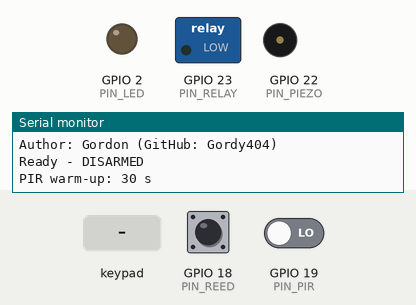
Simulated run of this sketch. Board: ESP32. Shown: switched loads named in the sketch (green lamp = pin HIGH), output pins drawn as LEDs (lit = HIGH), buzzer (waves = sounding), the last lines printed to the serial monitor. The inputs (shaded band) are chosen by the test bench; at power-on: GPIO 18 (PIN_REED) HIGH, GPIO 19 (PIN_PIR) LOW.

Above: at 1.2 s.
1.3 s: keypad keys 9 7 1 3 * # pressed 0.4 s apart
At 3.7 s:
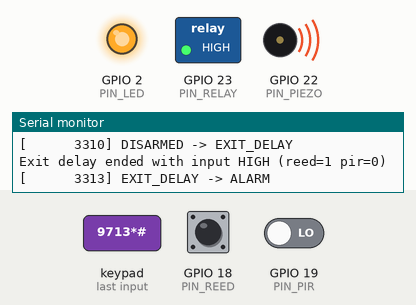
5.2 s: keypad keys 9 7 1 3 * pressed 0.4 s apart
At 7.9 s:
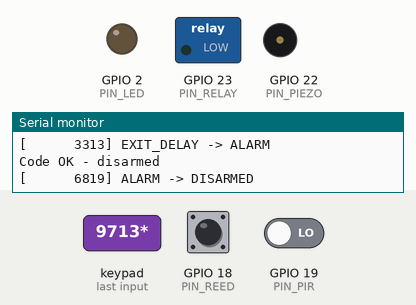
8.7 s: key '#' pressed
At 9.1 s:
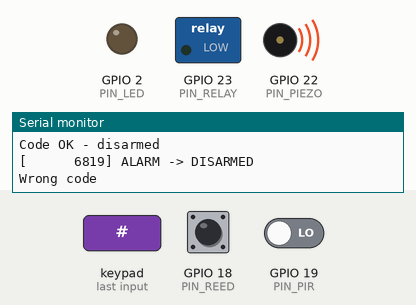
Timing chart, 0 to 11.7 s (numbered marks = the images above; inputs shaded):
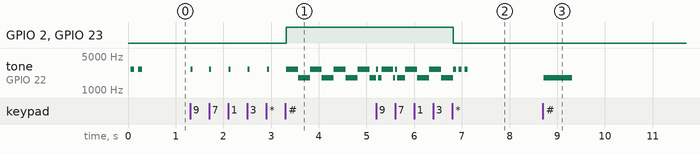

Measured:
- after the input at 1.3 s, GPIO 2 (PIN_LED), GPIO 23 (PIN_RELAY): LOW → HIGH after 2.0 s; tone on GPIO 22 (PIN_PIEZO): plays 2700 Hz for 0.04 s, 2700 Hz for 0.04 s, 2700 Hz for 0.04 s, 2700 Hz for 0.04 s, 2700 Hz for 0.04 s, 2700 Hz for 0.25 s … (13 notes in this stretch), starting at once
- after the input at 5.2 s, GPIO 2 (PIN_LED), GPIO 23 (PIN_RELAY): HIGH → LOW after 1.6 s
- after the input at 8.7 s, tone on GPIO 22 (PIN_PIEZO): silent → 1800 Hz at once, → silent 0.60 s later
- by itself, tone on GPIO 22 (PIN_PIEZO): alternates 2700 Hz for 0.08 s and silent for 0.08 s, 4 changes in all, then stays silent

The sketch:

burglar_alarm.ino
```cpp
/*
  ==========================================================================
  ESP32 DevKit V1 Burglar Alarm
  ==========================================================================
  Author  : Gordon (GitHub: Gordy404)
  Repo    : https://github.com/Gordy404/ESP32_alarm
  Version : 1.0.0
  Date    : 2026-11-13 00:57 GMT (UK)

  Change log
    1.0.0  2026-11-13 00:57 GMT  First release: state machine, keypad code
                                 entry, exit/entry delays, 10 min relay alarm.
  ==========================================================================
  Board  : "DOIT ESP32 DEVKIT V1" (or "ESP32 Dev Module") in Arduino IDE
  Library: "Keypad" by Mark Stanley / Alexander Brevig (Library Manager)
  Core   : esp32 by Espressif, 2.0.x or 3.x (uses tone()/noTone())

  --------------------------------------------------------------------------
  OPERATION
  --------------------------------------------------------------------------
  DISARMED    : Enter the code then '#'  ->  EXIT_DELAY.   ("9713*" then "#")
  EXIT_DELAY  : Piezo beeps for 20 s (faster in the last 5 s). Entering the
                code cancels arming. At the end BOTH inputs must be LOW
                (door shut, no motion), otherwise -> ALARM, else -> ARMED.
  ARMED       : Reed opens  -> ENTRY_DELAY (30 s, configurable).
                PIR active  -> ALARM immediately (configurable).
                Entering the code -> DISARMED.
  ENTRY_DELAY : Piezo beeps fast. Enter the code before it ends or -> ALARM.
  ALARM       : Relay HIGH (external sounder on) for 10 minutes.
                Entering the code silences it -> DISARMED.
                After 10 minutes the relay drops and the system re-arms
                (configurable). Any sensor still active at that moment is
                ignored until it goes LOW again, so an open door can't
                re-trigger the siren forever.

  Code entry: the code ends in '*', so '*' can't be used as "clear".
  When disarmed, '#' is the "enter/arm" key. When armed, the code is matched
  as soon as the last digit is typed (no '#' needed); '#' clears the buffer.
  The key buffer also clears after 10 s with no key presses.

  --------------------------------------------------------------------------
  PIN MAP (all chosen to avoid strapping pins 0/2/5/12/15 for inputs,
  flash pins 6-11, and input-only pins 34-39 that have no internal pull-up)
  --------------------------------------------------------------------------
    Keypad ROW1..ROW4 : GPIO 32, 33, 25, 26   (Keypad lib enables pull-ups)
    Keypad COL1..COL3 : GPIO 27, 14, 13
    Reed switch       : GPIO 18  (INPUT_PULLUP, closed = LOW = secure)
    PIR output        : GPIO 19  (active HIGH)
    Relay driver      : GPIO 23  -> NPN base resistor
    Piezo             : GPIO 22
    Status LED        : GPIO 2   (on-board blue LED; output only, safe)

  --------------------------------------------------------------------------
  WIRING NOTES
  --------------------------------------------------------------------------
  Keypad (typical 7-pin 3x4 membrane, pins left to right as printed):
    Many are COL2, ROW1, COL1, ROW4, COL3, ROW3, ROW2 -- others are
    R1 R2 R3 R4 C1 C2 C3. Check with a multimeter (press a key, find which
    two pins short) and adjust ROW_PINS / COL_PINS below.

  Relay via NPN (2N2222 / BC337 / BC547):
    GPIO23 --[1 kΩ]--+-- Base
                     |
                  [10 kΩ] to GND  (holds the transistor OFF while the
                                   ESP32 boots and the pin floats)
    Emitter -> GND
    Collector -> relay coil (-)
    Relay coil (+) -> 5 V (VIN pin when USB powered, or a separate 5 V)
    Flyback diode (1N4148 / 1N4007) ACROSS THE COIL: cathode (band) to +5 V,
    anode to collector. Without it the coil's back-EMF kills the transistor.
    1 kΩ gives ~2.6 mA base current -> fine for a 5 V coil up to ~150 mA.
    Use a 5 V relay MODULE instead? Most already have the transistor+diode;
    check whether it is active-HIGH or active-LOW and set RELAY_ON_LEVEL.
    Keep all grounds common.

  Reed switch (normally closed when the magnet is next to it):
    GPIO18 -> reed -> GND. Internal pull-up is ~45 kΩ, which is weak for a
    long cable run: add an external 10 kΩ pull-up to 3.3 V and a 100 nF cap
    to GND at the ESP32 end. Fail-safe: a cut wire reads HIGH = "open" and
    will trigger the alarm.

  PIR (HC-SR501 or AM312):
    The ESP32 GPIO is NOT 5 V tolerant -- the PIR output must be 3.3 V.
    AM312: runs natively at 3.3 V, power from the 3V3 pin.
    HC-SR501: its output is already 3.3 V (on-board regulator), so you can
      power it from 5 V/VIN safely; or run it at 3.3 V by feeding the "H"
      jumper pin / regulator output (bypassing the regulator).
    HC-SR501 settings: jumper on "H" (repeat trigger), time pot fully
    anticlockwise (~3 s hold) so it has reset before the exit delay ends.
    PIRs need ~30-60 s to settle after power-up; see PIR_WARMUP_MS.

  Piezo:
    Passive piezo: GPIO22 --[100 Ω]-- piezo -- GND (PIEZO_IS_PASSIVE = true).
    Active buzzer (has its own oscillator): set PIEZO_IS_PASSIVE = false.
    For more volume, drive it through a second NPN like the relay.
  ==========================================================================
*/

#include <Arduino.h>
#include <Keypad.h>
#include <string.h>

// ==========================================================================
// FIRMWARE INFO -- bump FW_VERSION and FW_DATE on every change
// ==========================================================================
const char FW_AUTHOR[]  = "Gordon (GitHub: Gordy404)";
const char FW_VERSION[] = "1.0.0";
const char FW_DATE[]    = "2026-11-13 00:57 GMT";

// ==========================================================================
// USER SETTINGS -- change these
// ==========================================================================
const char ALARM_CODE[] = "9713*";           // up to 16 chars, may include * (not #)

const uint32_t EXIT_DELAY_MS      = 20UL * 1000;        // spec: 20 s
const uint32_t ENTRY_DELAY_MS     = 30UL * 1000;        // time to disarm after door opens
const uint32_t ALARM_DURATION_MS  = 10UL * 60 * 1000;   // spec: 10 minutes
const uint32_t KEY_BUFFER_TIMEOUT = 10UL * 1000;        // clear half-typed codes
const uint32_t PIR_WARMUP_MS      = 30UL * 1000;        // PIR ignored after power-up

const bool ENTRY_DELAY_ENABLED     = true;   // false: reed opening while ARMED = instant alarm
const bool PIR_TRIGGERS_WHEN_ARMED = true;   // false: PIR only checked at end of exit delay
const bool PIR_USES_ENTRY_DELAY    = false;  // true: PIR starts the entry delay instead of instant alarm
const bool CODE_SILENCES_ALARM     = true;   // false: siren runs the full 10 min regardless
const bool REARM_AFTER_ALARM       = true;   // false: go to DISARMED after the 10 min
const bool PIEZO_DURING_ALARM      = true;   // piezo warbles alongside the relay siren

const bool     PIEZO_IS_PASSIVE = true;      // false for an active (self-oscillating) buzzer
const uint16_t PIEZO_FREQ_HZ    = 2700;      // passive piezos are loudest near resonance
const uint16_t PIEZO_FREQ_LOW   = 1800;      // second tone for the alarm warble / error beep

const uint8_t RELAY_ON_LEVEL = HIGH;         // spec: relay HIGH = alarm sounder on

// ==========================================================================
// PINS
// ==========================================================================
const uint8_t PIN_REED  = 18;
const uint8_t PIN_PIR   = 19;
const uint8_t PIN_RELAY = 23;
const uint8_t PIN_PIEZO = 22;
const uint8_t PIN_LED   = 2;

const byte KP_ROWS = 4;
const byte KP_COLS = 3;
byte ROW_PINS[KP_ROWS] = {32, 33, 25, 26};
byte COL_PINS[KP_COLS] = {27, 14, 13};
char KEYMAP[KP_ROWS][KP_COLS] = {
  {'1', '2', '3'},
  {'4', '5', '6'},
  {'7', '8', '9'},
  {'*', '0', '#'}
};
Keypad keypad = Keypad(makeKeymap(KEYMAP), ROW_PINS, COL_PINS, KP_ROWS, KP_COLS);

// ==========================================================================
// DEBOUNCED INPUT
// ==========================================================================
struct DebouncedInput {
  uint8_t  pin;
  uint32_t debounceMs;
  bool     stable;
  bool     lastRaw;
  uint32_t lastChange;

  DebouncedInput(uint8_t p, uint32_t db) : pin(p), debounceMs(db), stable(false), lastRaw(false), lastChange(0) {}

  void begin(uint8_t mode) {
    pinMode(pin, mode);
    lastRaw = digitalRead(pin) == HIGH;
    stable = lastRaw;
    lastChange = millis();
  }
  void update(uint32_t now) {
    bool raw = digitalRead(pin) == HIGH;
    if (raw != lastRaw) {
      lastRaw = raw;
      lastChange = now;
    } else if (raw != stable && (now - lastChange) >= debounceMs) {
      stable = raw;
    }
  }
  bool high() const { return stable; }   // HIGH = door open / motion = "not secure"
};

DebouncedInput reed(PIN_REED, 50);
DebouncedInput pir(PIN_PIR, 100);

// ==========================================================================
// STATE MACHINE
// ==========================================================================
enum AlarmState : uint8_t { DISARMED, EXIT_DELAY, ARMED, ENTRY_DELAY, ALARM };
const char* const STATE_NAMES[] = {"DISARMED", "EXIT_DELAY", "ARMED", "ENTRY_DELAY", "ALARM"};

AlarmState state = DISARMED;
uint32_t   stateEnteredAt = 0;

// After an alarm times out and re-arms, a sensor that is still active is
// bypassed until it restores (goes LOW), then it is live again.
bool reedBypassed = false;
bool pirBypassed  = false;

// ==========================================================================
// KEY BUFFER
// ==========================================================================
const uint8_t KEY_BUF_SIZE = 16;
char     keyBuf[KEY_BUF_SIZE + 1];
uint8_t  keyLen = 0;
uint32_t lastKeyAt = 0;

void clearKeys() { keyLen = 0; keyBuf[0] = '\0'; }

void pushKey(char k) {
  if (keyLen == KEY_BUF_SIZE) {               // keep the newest keys
    memmove(keyBuf, keyBuf + 1, KEY_BUF_SIZE - 1);
    keyLen--;
  }
  keyBuf[keyLen++] = k;
  keyBuf[keyLen] = '\0';
}

bool bufferEndsWithCode() {
  size_t n = strlen(ALARM_CODE);
  return keyLen >= n && memcmp(keyBuf + keyLen - n, ALARM_CODE, n) == 0;
}

// ==========================================================================
// PIEZO (non-blocking): priority = feedback pattern > key click > state pattern
// ==========================================================================
struct Feedback {
  uint8_t  remaining = 0;   // beeps left
  uint16_t onMs = 0, offMs = 0, freq = 0;
  uint32_t stepAt = 0;
  bool     on = false;
} fb;

uint32_t clickUntil = 0;
bool     piezoIsOn = false;
uint16_t piezoFreq = 0;

void startFeedback(uint8_t count, uint16_t onMs, uint16_t offMs, uint16_t freq) {
  fb.remaining = count; fb.onMs = onMs; fb.offMs = offMs; fb.freq = freq;
  fb.stepAt = millis(); fb.on = true;
}
void beepOK()    { startFeedback(2, 80, 80, PIEZO_FREQ_HZ); }
void beepError() { startFeedback(1, 600, 0, PIEZO_FREQ_LOW); }
void beepDisarm(){ startFeedback(3, 60, 60, PIEZO_FREQ_HZ); }

// Returns true and sets freq if the feedback pattern wants sound now.
bool feedbackSound(uint32_t now, uint16_t& freq) {
  if (fb.remaining == 0) return false;
  uint32_t dur = fb.on ? fb.onMs : fb.offMs;
  if (now - fb.stepAt >= dur) {
    fb.stepAt = now;
    if (fb.on) {
      fb.on = false;
      if (--fb.remaining == 0) return false;
    } else {
      fb.on = true;
    }
  }
  freq = fb.freq;
  return fb.on;
}

void setPiezo(bool on, uint16_t freq) {
  if (on == piezoIsOn && (!on || freq == piezoFreq)) return;   // avoid re-configuring every loop
  if (PIEZO_IS_PASSIVE) {
    if (on) tone(PIN_PIEZO, freq); else noTone(PIN_PIEZO);
  } else {
    digitalWrite(PIN_PIEZO, on ? HIGH : LOW);
  }
  piezoIsOn = on;
  piezoFreq = freq;
}

// Simple on/off pattern helper based on time since the state started.
bool pattern(uint32_t elapsed, uint16_t onMs, uint16_t periodMs) {
  return (elapsed % periodMs) < onMs;
}

void updatePiezo(uint32_t now) {
  uint16_t freq = PIEZO_FREQ_HZ;
  bool on = false;
  uint32_t elapsed = now - stateEnteredAt;

  if (feedbackSound(now, freq)) {
    on = true;
  } else if ((int32_t)(clickUntil - now) > 0) {
    on = true;
    freq = PIEZO_FREQ_HZ;
  } else {
    switch (state) {
      case EXIT_DELAY:
        // slow beep, then fast for the last 5 s as a warning
        on = (EXIT_DELAY_MS - elapsed > 5000) ? pattern(elapsed, 100, 1000)
                                              : pattern(elapsed, 100, 250);
        break;
      case ENTRY_DELAY:
        on = pattern(elapsed, 150, 500);
        break;
      case ALARM:
        if (PIEZO_DURING_ALARM) {
          on = true;
          freq = ((elapsed / 250) & 1) ? PIEZO_FREQ_LOW : PIEZO_FREQ_HZ;   // warble
        }
        break;
      default:
        break;
    }
  }
  setPiezo(on, freq);
}

void updateLed(uint32_t now) {
  uint32_t elapsed = now - stateEnteredAt;
  bool on = false;
  switch (state) {
    case DISARMED:    on = false; break;
    case EXIT_DELAY:  on = pattern(elapsed, 250, 500); break;
    case ARMED:       on = pattern(elapsed, 100, 2000); break;   // short blip = armed
    case ENTRY_DELAY: on = pattern(elapsed, 125, 250); break;
    case ALARM:       on = true; break;
  }
  digitalWrite(PIN_LED, on ? HIGH : LOW);
}

// ==========================================================================
// TRANSITIONS
// ==========================================================================
void setRelay(bool alarmOn) {
  digitalWrite(PIN_RELAY, alarmOn ? RELAY_ON_LEVEL : !RELAY_ON_LEVEL);
}

void enterState(AlarmState s) {
  Serial.printf("[%10lu] %s -> %s\n", (unsigned long)millis(), STATE_NAMES[state], STATE_NAMES[s]);
  state = s;
  stateEnteredAt = millis();
  clearKeys();
  setRelay(s == ALARM);
}

bool pirReady(uint32_t now) { return now >= PIR_WARMUP_MS; }
bool reedOpen()             { return reed.high(); }
bool pirMotion(uint32_t now){ return pirReady(now) && pir.high(); }

// ==========================================================================
// KEY HANDLING
// ==========================================================================
void handleKey(char k, uint32_t now) {
  clickUntil = now + 40;     // key click
  lastKeyAt = now;

  if (state == DISARMED) {
    if (k == '#') {
      if (bufferEndsWithCode()) {
        Serial.println("Code OK - arming");
        beepOK();
        enterState(EXIT_DELAY);
      } else {
        Serial.println("Wrong code");
        beepError();
        clearKeys();
      }
    } else {
      pushKey(k);
    }
    return;
  }

  // Any other state: '#' just clears, the code is matched as soon as it is typed.
  if (k == '#') {
    clearKeys();
    return;
  }
  pushKey(k);
  if (!bufferEndsWithCode()) return;

  if (state == ALARM && !CODE_SILENCES_ALARM) {
    Serial.println("Code entered but CODE_SILENCES_ALARM is false");
    beepError();
    clearKeys();
    return;
  }
  Serial.println("Code OK - disarmed");
  beepDisarm();
  reedBypassed = pirBypassed = false;
  enterState(DISARMED);
}

// ==========================================================================
// STATE LOGIC
// ==========================================================================
void updateStateMachine(uint32_t now) {
  uint32_t elapsed = now - stateEnteredAt;

  switch (state) {
    case DISARMED:
      break;

    case EXIT_DELAY:
      if (elapsed >= EXIT_DELAY_MS) {
        bool r = reedOpen();
        bool p = pirMotion(now);
        if (r || p) {
          Serial.printf("Exit delay ended with input HIGH (reed=%d pir=%d)\n", r, p);
          enterState(ALARM);
        } else {
          reedBypassed = pirBypassed = false;
          enterState(ARMED);
        }
      }
      break;

    case ARMED: {
      // Clear bypasses once the sensor restores.
      if (reedBypassed && !reedOpen())     { reedBypassed = false; Serial.println("Reed restored - live"); }
      if (pirBypassed  && !pirMotion(now)) { pirBypassed  = false; Serial.println("PIR restored - live"); }

      bool r = !reedBypassed && reedOpen();
      bool p = PIR_TRIGGERS_WHEN_ARMED && !pirBypassed && pirMotion(now);

      if (r) {
        Serial.println("Reed opened");
        enterState(ENTRY_DELAY_ENABLED ? ENTRY_DELAY : ALARM);
      } else if (p) {
        Serial.println("PIR motion");
        enterState(PIR_USES_ENTRY_DELAY && ENTRY_DELAY_ENABLED ? ENTRY_DELAY : ALARM);
      }
      break;
    }

    case ENTRY_DELAY:
      // Sensors are ignored here: the occupant is walking in. Only the timer matters.
      if (elapsed >= ENTRY_DELAY_MS) {
        Serial.println("Entry delay expired");
        enterState(ALARM);
      }
      break;

    case ALARM:
      if (elapsed >= ALARM_DURATION_MS) {
        Serial.println("Alarm duration reached");
        if (REARM_AFTER_ALARM) {
          reedBypassed = reedOpen();
          pirBypassed  = pirMotion(now);
          if (reedBypassed) Serial.println("Reed still open - bypassed until it closes");
          if (pirBypassed)  Serial.println("PIR still active - bypassed until it clears");
          enterState(ARMED);   // enterState() clears only the key buffer, bypass flags persist
        } else {
          enterState(DISARMED);
        }
      }
      break;
  }
}

// ==========================================================================
// SETUP / LOOP
// ==========================================================================
void setup() {
  // Drive outputs to a safe state first.
  pinMode(PIN_RELAY, OUTPUT);
  setRelay(false);
  pinMode(PIN_LED, OUTPUT);
  digitalWrite(PIN_LED, LOW);
  pinMode(PIN_PIEZO, OUTPUT);
  digitalWrite(PIN_PIEZO, LOW);

  Serial.begin(115200);
  delay(50);   // one-off at boot only, lets the serial monitor attach

  reed.begin(INPUT_PULLUP);
  pir.begin(INPUT);          // PIR drives the line; add INPUT_PULLDOWN if yours floats when idle
  keypad.setDebounceTime(20);

  clearKeys();
  stateEnteredAt = millis();
  Serial.println();
  Serial.printf("ESP32 burglar alarm v%s (%s)\n", FW_VERSION, FW_DATE);
  Serial.printf("Author: %s\n", FW_AUTHOR);
  Serial.println("Ready - DISARMED");
  Serial.printf("PIR warm-up: %lu s\n", (unsigned long)(PIR_WARMUP_MS / 1000));
  beepOK();
}

void loop() {
  uint32_t now = millis();

  reed.update(now);
  pir.update(now);

  char k = keypad.getKey();
  if (k) handleKey(k, now);

  if (keyLen && (now - lastKeyAt) >= KEY_BUFFER_TIMEOUT) clearKeys();

  updateStateMachine(now);
  // Fresh timestamp: a transition above may have set stateEnteredAt after 'now'.
  uint32_t outNow = millis();
  updatePiezo(outNow);
  updateLed(outNow);
}
```
